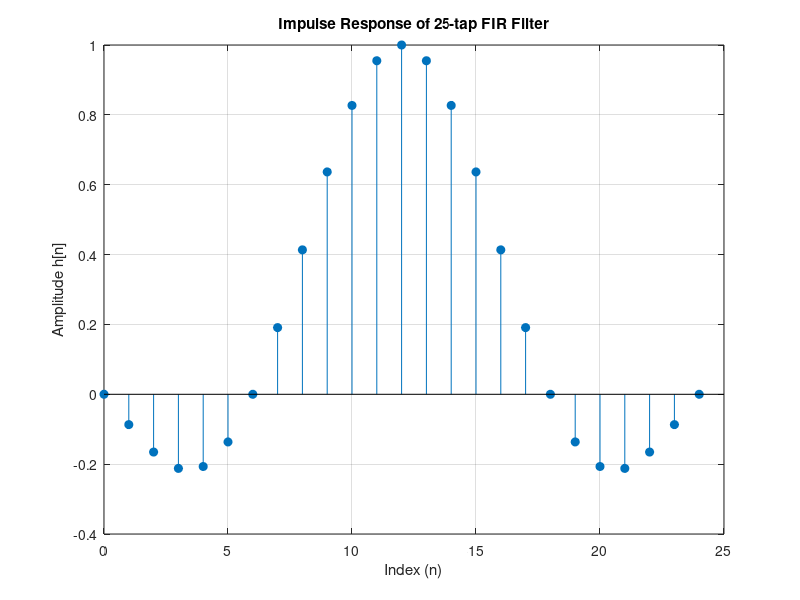
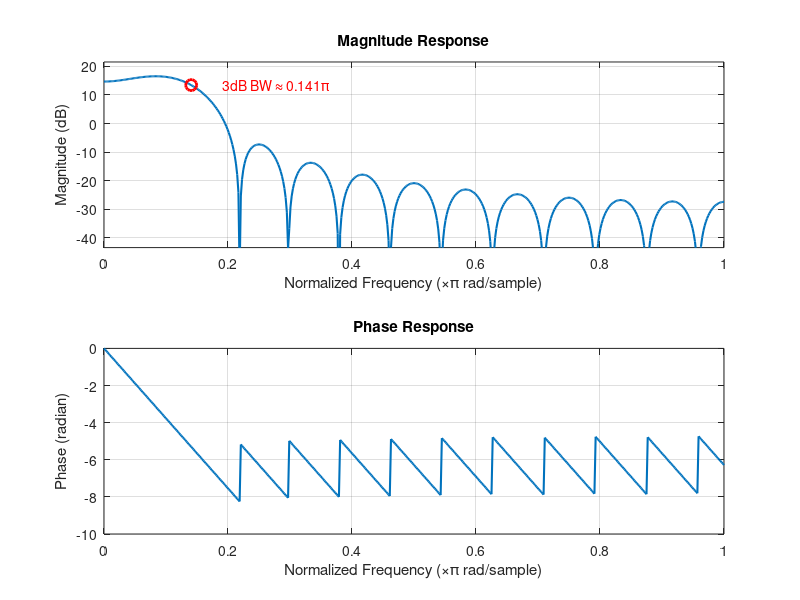

Reproduce these figures in MATLAB, in order.
% DSP in VLSI - Homework 2
% Step 1: 25-tap Causal FIR Filter Design (使用內建 fft 替代 freqz)

clear; clc; close all;

% 圖片輸出資料夾（相對於此腳本位置）
fig_dir = fullfile(fileparts(mfilename('fullpath')), '..', 'figure');
if ~exist(fig_dir, 'dir'), mkdir(fig_dir); end

%% 1. 產生濾波器係數
Ts = 1/6;                  % 取樣週期
n_orig = -12:12;           % 原始指標從 -12 到 12
t = n_orig * Ts;           % 時間變數 t = n*Ts

% 計算 Sinc 函數: sync(t) = sin(pi*t) / (pi*t)
% 遇到 t=0 時會有 0/0 (NaN) 的問題，需將極限值設為 1
h_noncausal = sin(pi*t) ./ (pi*t);
h_noncausal(t == 0) = 1;

% 轉換為因果濾波器 (Causal Filter)
h_causal = h_noncausal; 
n_causal = 0:24;           % 因果系統的 index: 0 到 24

%% 2. 畫出脈衝響應 (Impulse Response)
figure('Name', 'Impulse Response', 'NumberTitle', 'off');
stem(n_causal, h_causal, 'filled');
title('Impulse Response of 25-tap FIR Filter');
xlabel('Index (n)');
ylabel('Amplitude h[n]');
grid on;
exportgraphics(gcf, fullfile(fig_dir, 'step1_impulse_response.png'), 'Resolution', 150);

%% 3. 畫出頻率響應 (Frequency Response) - 使用 FFT
N_fft = 1024;                     % 取 1024 個點做 FFT 使曲線平滑 (Zero-padding)
H_full = fft(h_causal, N_fft);    

% 因為實數訊號的頻譜是對稱的，我們只需要取前半段 (0 到 pi)
H = H_full(1:N_fft/2+1);
% 建立對應的頻率軸 (0 到 pi)
W = (0:N_fft/2) * (2*pi / N_fft); 
norm_freq = W / pi;               % 將角頻率轉換為正規化頻率 (Normalized frequency)

% 計算 Magnitude (以 dB 為單位)
mag_dB = 20 * log10(abs(H));
peak_mag = max(mag_dB);            % 找出峰值

% 計算 Phase (以 radian 為單位)
phase_rad = unwrap(angle(H));

% 尋找 3dB 頻寬 (由峰值衰減 3dB 的位置)
idx_3db = find(mag_dB <= (peak_mag - 3), 1, 'first');
bw_3db_freq = norm_freq(idx_3db);
bw_3db_mag = mag_dB(idx_3db);

% 繪製 Magnitude Response
figure('Name', 'Frequency Response', 'NumberTitle', 'off');
subplot(2, 1, 1);
plot(norm_freq, mag_dB, 'LineWidth', 1.5);
hold on;
% 標示 3dB 頻寬
plot(bw_3db_freq, bw_3db_mag, 'ro', 'MarkerSize', 8, 'LineWidth', 2);
text(bw_3db_freq + 0.05, bw_3db_mag, sprintf('3dB BW \\approx %.3f\\pi', bw_3db_freq), 'Color', 'red');

% 設定 Y 軸範圍為 60dB 區間，以便觀察衰減效果
ylim([peak_mag - 60, peak_mag + 5]); 
title('Magnitude Response');
xlabel('Normalized Frequency (\times\pi rad/sample)');
ylabel('Magnitude (dB)');
grid on;

% 繪製 Phase Response
subplot(2, 1, 2);
plot(norm_freq, phase_rad, 'LineWidth', 1.5);
title('Phase Response');
xlabel('Normalized Frequency (\times\pi rad/sample)');
ylabel('Phase (radian)');
grid on;
exportgraphics(gcf, fullfile(fig_dir, 'step1_frequency_response.png'), 'Resolution', 150);
